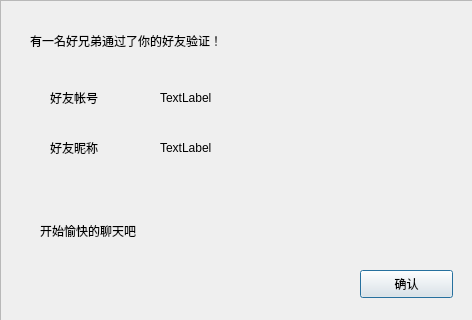
<?xml version="1.0" encoding="UTF-8"?>
<ui version="4.0">
 <class>newFriReq</class>
 <widget class="QDialog" name="newFriReq">
  <property name="geometry">
   <rect>
    <x>0</x>
    <y>0</y>
    <width>472</width>
    <height>320</height>
   </rect>
  </property>
  <property name="windowTitle">
   <string>Dialog</string>
  </property>
  <widget class="QFrame" name="frame">
   <property name="geometry">
    <rect>
     <x>0</x>
     <y>0</y>
     <width>481</width>
     <height>321</height>
    </rect>
   </property>
   <property name="frameShape">
    <enum>QFrame::StyledPanel</enum>
   </property>
   <property name="frameShadow">
    <enum>QFrame::Raised</enum>
   </property>
   <widget class="QLabel" name="label">
    <property name="geometry">
     <rect>
      <x>30</x>
      <y>20</y>
      <width>271</width>
      <height>41</height>
     </rect>
    </property>
    <property name="text">
     <string>有一名好兄弟通过了你的好友验证！</string>
    </property>
   </widget>
   <widget class="QLabel" name="label_2">
    <property name="geometry">
     <rect>
      <x>50</x>
      <y>90</y>
      <width>68</width>
      <height>15</height>
     </rect>
    </property>
    <property name="text">
     <string>好友帐号</string>
    </property>
   </widget>
   <widget class="QLabel" name="newfri_id">
    <property name="geometry">
     <rect>
      <x>160</x>
      <y>90</y>
      <width>68</width>
      <height>15</height>
     </rect>
    </property>
    <property name="text">
     <string>TextLabel</string>
    </property>
   </widget>
   <widget class="QLabel" name="label_3">
    <property name="geometry">
     <rect>
      <x>50</x>
      <y>140</y>
      <width>68</width>
      <height>15</height>
     </rect>
    </property>
    <property name="text">
     <string>好友昵称</string>
    </property>
   </widget>
   <widget class="QLabel" name="newfri_name">
    <property name="geometry">
     <rect>
      <x>160</x>
      <y>140</y>
      <width>68</width>
      <height>15</height>
     </rect>
    </property>
    <property name="text">
     <string>TextLabel</string>
    </property>
   </widget>
   <widget class="QLabel" name="label_6">
    <property name="geometry">
     <rect>
      <x>40</x>
      <y>200</y>
      <width>201</width>
      <height>61</height>
     </rect>
    </property>
    <property name="text">
     <string>开始愉快的聊天吧</string>
    </property>
   </widget>
   <widget class="QPushButton" name="know">
    <property name="geometry">
     <rect>
      <x>360</x>
      <y>270</y>
      <width>93</width>
      <height>28</height>
     </rect>
    </property>
    <property name="text">
     <string>确认</string>
    </property>
   </widget>
  </widget>
 </widget>
 <resources/>
 <connections/>
</ui>
